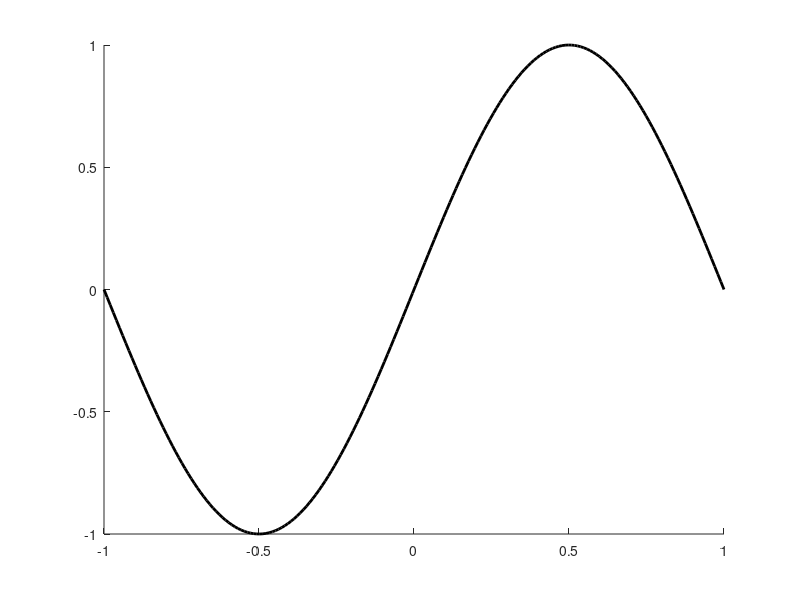

Source code (MATLAB): (Note: this script raises an error after producing the figure.)
% Newton_Cotes_Numerical_Integration.m 
% 实现不同阶数的牛顿-科特斯公式对函数 y = pi*cos(pi*x) 在区间 [0,1] 上进行数值积分
% 并与精确积分结果 y = sin(pi*x) 进行比较

% 清除环境
clear; close all; clc;

%% 定义被积函数和精确积分函数
integrand = @(x) pi * cos(pi * x);      % 被积函数 y = pi*cos(pi*x)
exact_integral = @(x) sin(pi * x);      % 精确积分结果 y = sin(pi*x)

%% 定义积分区间和绘图点
a_initial = -1;                          % 积分下限
b_initial = 1;                          % 积分上限
num_points = 200;                       % 绘图点的数量
x_plot = linspace(a_initial, b_initial, num_points);  % 绘图的 x 轴点
exact_values = exact_integral(x_plot);  % 精确积分值

%% 定义节点数量列表
n_list = [2, 4, 6, 8, 10, 12, 16, 18, 20, 22];          % 牛顿-科特斯公式的阶数

%% 初始化图形
figure('Name', 'Numerical Integration using Newton-Cotes Formulas', 'NumberTitle', 'off');
hold on;
plot(x_plot, exact_values, 'k-', 'LineWidth', 2, 'DisplayName', 'F(x) = sin(\pi x) ');
colormap(jet);
colors = lines(length(n_list));         % 为不同的n分配不同的颜色

%% 初始化误差数组
errors = zeros(length(n_list), 1);

%% 循环遍历每个n值
for idx = 1:length(n_list)
    n = n_list(idx);                    % 当前的n值
    numerical_result = zeros(size(x_plot));  % 存储数值积分结果
    error_vector = zeros(size(x_plot));      % 存储误差结果

    %% 循环遍历每个x_i点
    for k = 1:length(x_plot)
        x_i = x_plot(k);                % 当前的x_i值
        
        if x_i == 0
            numerical_integral = 0;      % 当x_i等于下限0时，积分结果为0
            exact_val = 0;
        else
            % 设置积分区间为 [0, x_i]
            a = 0;
            b = x_i;
            
            % 计算牛顿-科特斯权重
            weights = compute_newton_cotes_weights(a, b, n);
            
            % 定义节点
            x_nodes = linspace(a, b, n);
            
            % 评估被积函数在节点处的值
            f_values = integrand(x_nodes);
            
            % 计算数值积分
            numerical_integral = sum(weights .* f_values);
            
            % 计算精确积分值
            exact_val = exact_integral(x_i);
        end
        
        % 存储结果
        numerical_result(k) = numerical_integral;
        error_vector(k) = numerical_integral - exact_val;
    end
    
    %% 绘制数值积分结果曲线
    plot(x_plot, numerical_result, 'LineWidth', 1.5, 'DisplayName', sprintf('n=%d', n), 'Color', colors(idx,:));
    
    %% 计算二范数误差
    errors(idx) = norm(error_vector, 2);
end

%% 完善图形
title('牛顿-柯特斯公式实现数值积分');
xlabel('x');
ylabel('积分值');
legend('Location', 'best');
grid on;
hold off;

%% 输出二范数误差
fprintf('二范数误差:\n');
for idx = 1:length(n_list)
    fprintf('n=%d, 二范数误差: %.6e\n', n_list(idx), errors(idx));
end

%% 定义计算牛顿-科特斯权重的辅助函数
function weights = compute_newton_cotes_weights(a, b, n)
    % 计算牛顿-科特斯公式的权重
    % 输入:
    %   a - 积分下限
    %   b - 积分上限
    %   n - 节点数量
    % 输出:
    %   weights - 牛顿-科特斯权重向量

    x_nodes = linspace(a, b, n);         % 等距节点
    weights = zeros(1, n);               % 初始化权重向量

    for i = 1:n
        % 计算分母: product(x_i - x_j) for j ~= i
        denominator = 1;
        for j = 1:n
            if j ~= i
                denominator = denominator * (x_nodes(i) - x_nodes(j));
            end
        end

        % 计算分子多项式的系数: 多项式的根为x_j, j ~= i
        if i == 1
            other_nodes = x_nodes(2:n);
        elseif i == n
            other_nodes = x_nodes(1:n-1);
        else
            other_nodes = [x_nodes(1:i-1), x_nodes(i+1:n)];
        end
        numerator_coeffs = poly(other_nodes);  % 获取多项式系数 (降幂排列)

        % 计算L_i(x)的多项式系数: 分子系数 / 分母
        L_i_coeffs = numerator_coeffs / denominator;

        % 将系数从降幂转换为升幂
        L_i_coeffs = fliplr(L_i_coeffs);

        % 计算多项式在 [a, b] 上的定积分
        integral = 0;
        for k = 0:length(L_i_coeffs)-1
            integral = integral + L_i_coeffs(k+1)/(k+1) * (b^(k+1) - a^(k+1));
        end

        weights(i) = integral;               % 存储权重
    end
end
